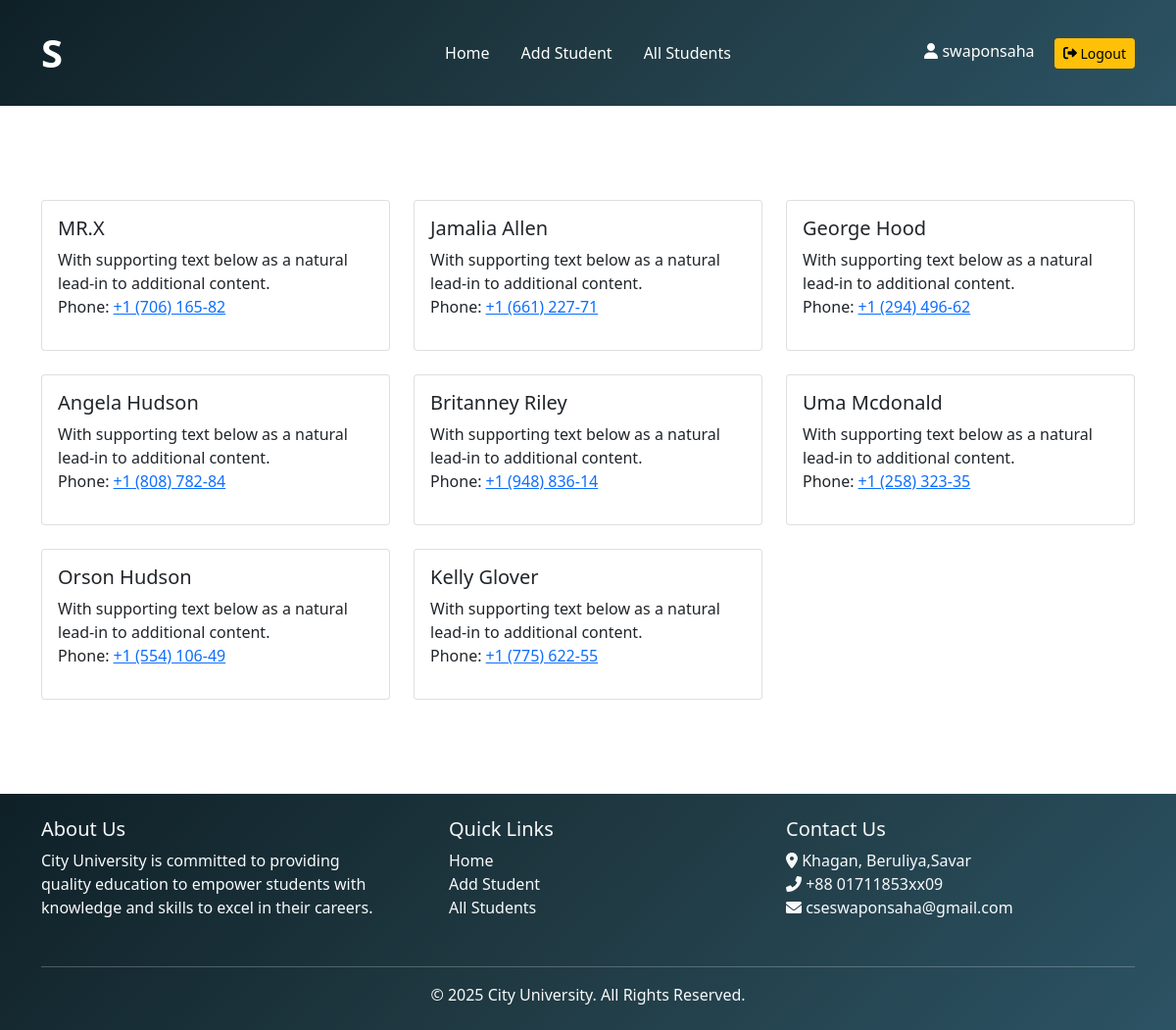
The page /view/home.php (signed in) on the database its author committed.
### tables this page shows
CREATE TABLE `student` (
  `id` int(11) NOT NULL,
  `name` varchar(255) NOT NULL,
  `address` text NOT NULL,
  `phone_number` varchar(15) NOT NULL
);

### controller/studentlist.php (called while the page is built, shortened)
<?php
    include('../config/db.config.php');
    $sql = "SELECT * FROM student";
    $result = mysqli_query($db, $sql);
?>

### view/home.php (the view, shortened to what this page needs)
<?php
    include('../controller/studentlist.php');
?>
<!DOCTYPE html>
<html lang="en">
<head>
</head>
<body>
    <?php include('../shared/header.php') ?>
        <main class="my-5 py-5 container">
            <div class="row row-cols-1 row-cols-md-3 g-4">
                <?php
                    while ($row = mysqli_fetch_assoc($result)) {
                        echo '
                            <div class="col-sm-4">
                                <div class="card">
                                    <div class="card-body">
                                        <h5 class="card-title">' . htmlspecialchars($row['name']) . '</h5>
                                        <p class="card-text mb-0">With supporting text below as a natural lead-in to additional content.</p>
                                        <p>Phone: <a href="tel:' . htmlspecialchars($row['phone_number']) . '">' . htmlspecialchars($row['phone_number']) . '</a></p>
                                    </div>
                                </div>
                            </div>
                        ';
                    }
                ?>
            </div>
        </main>
   <?php include('../shared/footer.php') ?>
</body>
</html>

### shared/header.php (shortened to what this page needs)
<?php
    $isLoggedIn = isset($_SESSION['user_id']);
    $username = $isLoggedIn ? $_SESSION['username'] : null;
?>
<!DOCTYPE html>
<html lang="en">
<head>
    <link href="https://cdn.jsdelivr.net/npm/bootstrap@5.0.2/dist/css/bootstrap.min.css" rel="stylesheet">
    <link href="https://cdnjs.cloudflare.com/ajax/libs/font-awesome/6.0.0/css/all.min.css" rel="stylesheet">
    <link rel="stylesheet" href="../style/header.css">
</head>
<body>
<header class="px-4 py-3">
    <div class="container">
        <div class="row align-items-center">
            <div class="col-4 col-md-3">
                <div class="logo">
                    <a class="nav-link ps-0" href="./home.php">S</a>
                </div>
            </div>
            <div class="col-4 col-md-6 text-center">
                <ul class="nav justify-content-center">
                    <li class="nav-item">
                        <a class="nav-link" href="./home.php">Home</a>
                    </li>
                    <?php if ($isLoggedIn): ?>
                        <li class="nav-item">
                            <a class="nav-link" href="./add.php">Add Student</a>
                        </li>
                        <li class="nav-item">
                            <a class="nav-link" href="./studentlist.php">All Students</a>
                        </li>
                    <?php endif; ?>
                </ul>
            </div>
            <div class="col-4 col-md-3 text-end">
                <?php if ($isLoggedIn): ?>
                    <span class="me-3"><i class="fa fa-user" aria-hidden="true"></i>
                    <?php echo htmlspecialchars($username); ?></span>
                    <a class="btn btn-warning btn-sm" href="../controller/logout.php">
                        <i class="fas fa-sign-out-alt"></i> Logout
                    </a>
                <?php else: ?>
                    <a class="btn btn-success btn-sm" href="./login.php">Login</a>
                <?php endif; ?>
            </div>
        </div>
    </div>
</header>
</body>
</html>

### shared/footer.php (shortened to what this page needs)
<footer class="bg-dark text-light py-4">
    <div class="container">
        <div class="row ">
            <div class="col-md-4 mb-3">
                <h5>About Us</h5>
                <p>City University is committed to providing quality education to empower students with knowledge and skills to excel in their careers.</p>
            </div>
            <div class="col-md-4 mb-3 px-5">
                <h5>Quick Links</h5>
                <ul class="list-unstyled">
                    <li><a href="./home.php" class="text-light text-decoration-none">Home</a></li>
                    <li><a href="./add.php" class="text-light text-decoration-none">Add Student</a></li>
                    <li><a href="./studentlist.php" class="text-light text-decoration-none">All Students</a></li>
                </ul>
            </div>
            <div class="col-md-4 mb-3">
                <h5>Contact Us</h5>
                <p>
                    <i class="fas fa-map-marker-alt"></i> Khagan, Beruliya,Savar<br>
                    <i class="fas fa-phone-alt"></i> +88 01711853xx09<br>
                    <i class="fas fa-envelope"></i> cseswaponsaha@gmail.com
                </p>
            </div>
        </div>
        <hr class="bg-light">
        <div class="row">
            <div class="col text-center">
                <p class="mb-0">&copy; <?php echo date('Y'); ?> City University. All Rights Reserved.</p>
            </div>
        </div>
    </div>
</footer>
<link href="https://cdn.jsdelivr.net/npm/bootstrap@5.0.2/dist/css/bootstrap.min.css" rel="stylesheet">

### style/header.css (style rules this page uses)
body { overflow-x: hidden; }
header, footer { background: linear-gradient(135deg, #0f2027, #203a43, #2c5364); color: white; padding: 2rem 0; }
.nav-link { color: #ffffff !important; transition: color 0.3s ease-in-out; }
.logo { font-size: 2.5rem; font-weight: bold; color: #ff6a00; }

### rows shown on the page
student: name "MR.X", phone_number "+1 (706) 165-82"
student: name "Jamalia Allen", phone_number "+1 (661) 227-71"
student: name "George Hood", phone_number "+1 (294) 496-62"
student: name "Angela Hudson", phone_number "+1 (808) 782-84"
student: name "Britanney Riley", phone_number "+1 (948) 836-14"
student: name "Uma Mcdonald", phone_number "+1 (258) 323-35"
student: name "Orson Hudson", phone_number "+1 (554) 106-49"
student: name "Kelly Glover", phone_number "+1 (775) 622-55"

### other values the page prints
$username "swaponsaha"
